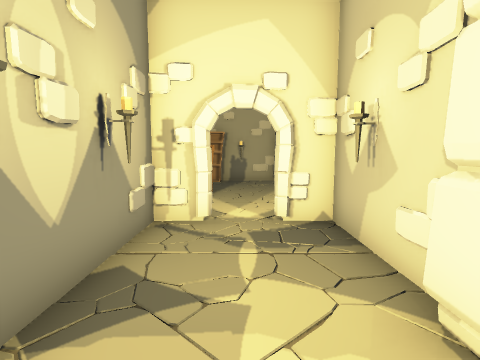
View 1 (above)

14 first-person views from a walk through a Unity game level. The camera is 1.5 m above the floor, tilts 6° down and sees 80° across. The floor is counted in squares, 1 m on a side. Each view is taken from the middle of a square. On the plan, view 1 faces up. The plan holds only what a view shows up to about 14 squares ahead; the rest is blank. The place goes on beyond the plan.

View 2
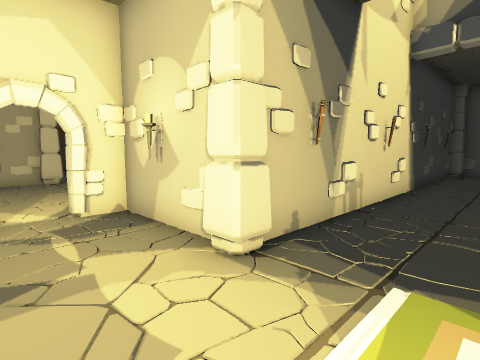

View 3
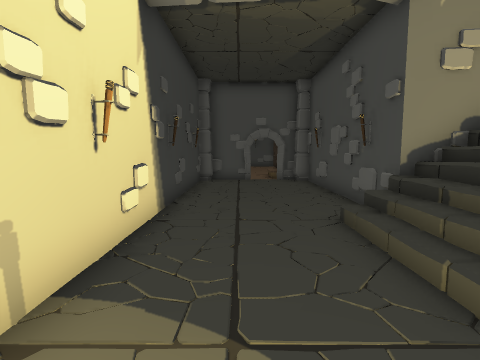

View 4
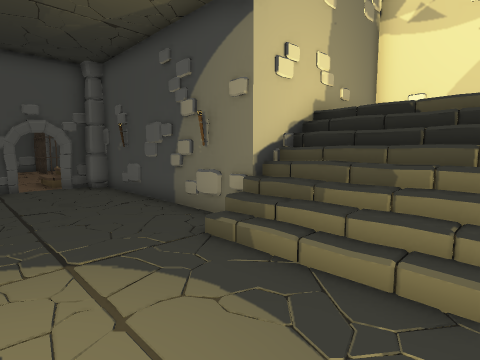

View 5
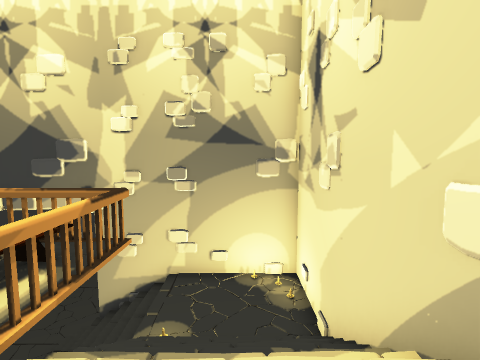

View 6
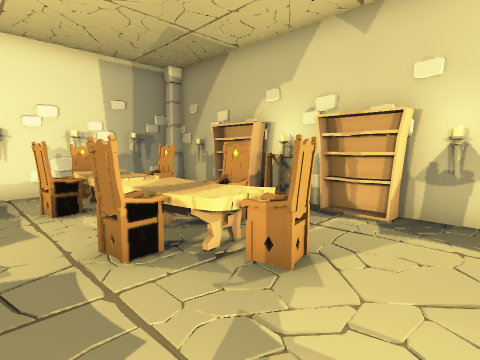

View 7
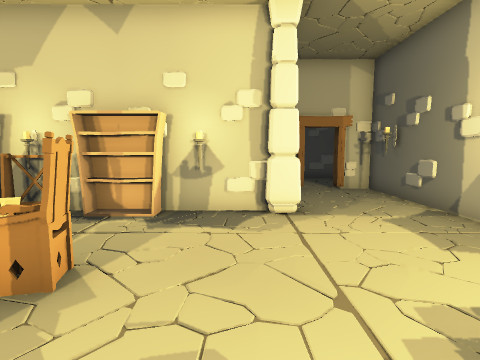

View 8
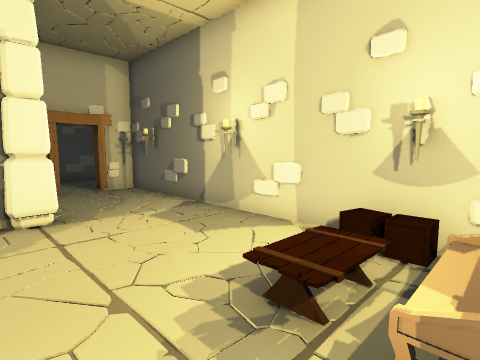

View 9
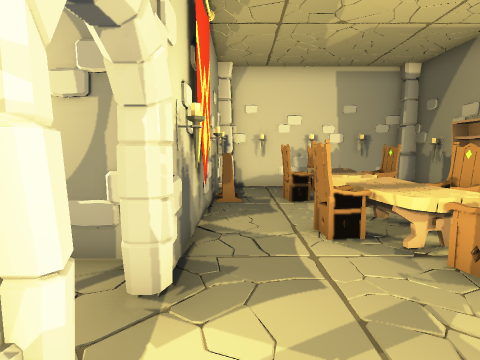

View 10
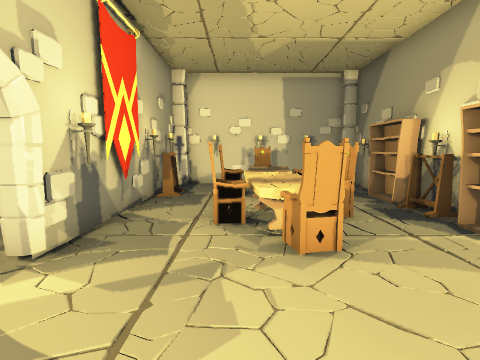

View 11
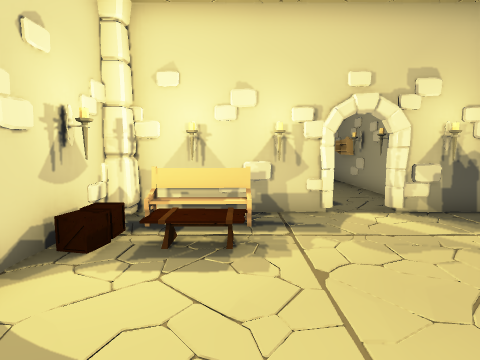

View 12
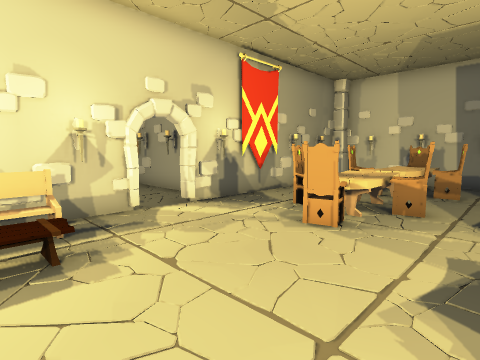

View 13
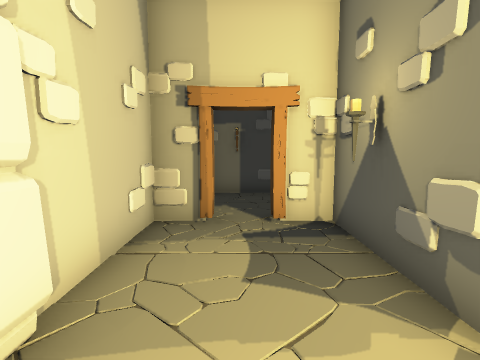

View 14
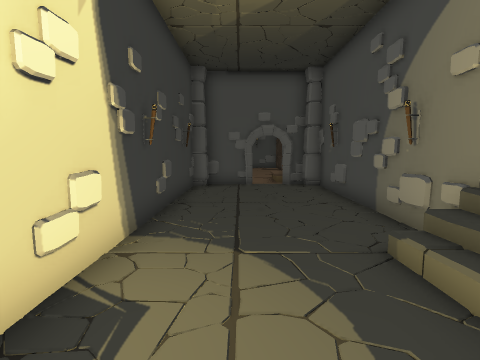

### Floor plan
Key: @ floor where view 1 was taken; # wall or solid block; . main floor; : floor 2.5 m higher than the main floor; + floor 5 m higher than the main floor; * floor 5.5 m higher than the main floor; / step, stairs or slope; = window, fence, low wall or low ledge; v drop or lower ground; O other object.
Columns run from 10 left of view 1 to 18 right of it. Each row starts with its distance up from view 1.
 22              ####
 21              ...
 20              ...
 19              ...
 18             ##.##
 17             #...#
 16             #...#
 15             #...#
 14 ####O#O#O###O...#
 13 ## .OOO.OO......#
 12 # .O............#
 11 #.OOO.OOO.......#
 10 #OOOOOOOOO......#
  9 # OOO.OOO.......#
  8 # .O...O.......=#
  7 #O=O.........OOO#
  6 ##########.######
  5         #...#
  4         #...#
  3         #...##
  2         #...O###############O
  1          ...................O
  0           @O.................
 -1          .  ................#
 -2                 /////.......#
 -3                 v///#########
 -4                 O///#
 -5               **O///#
 -6             OOOOO:::#
 -7              ////:::#
 -8            + ////:::#
 -9              ////:::#
-10              ########

Positions as (right, up) in squares from view 1, and headings:
1: (0, 0), facing up
2: (-1, -1), facing up-right
3: (4, 0), facing right
4: (6, 1), facing down-right
5: (1, -8), facing right
6: (1, 7), facing up-left
7: (1, 7), facing up
8: (1, 7), facing up-right
9: (2, 7), facing left
10: (3, 9), facing left
11: (3, 13), facing down
12: (4, 13), facing down-left
13: (4, 12), facing up
14: (6, 0), facing right
